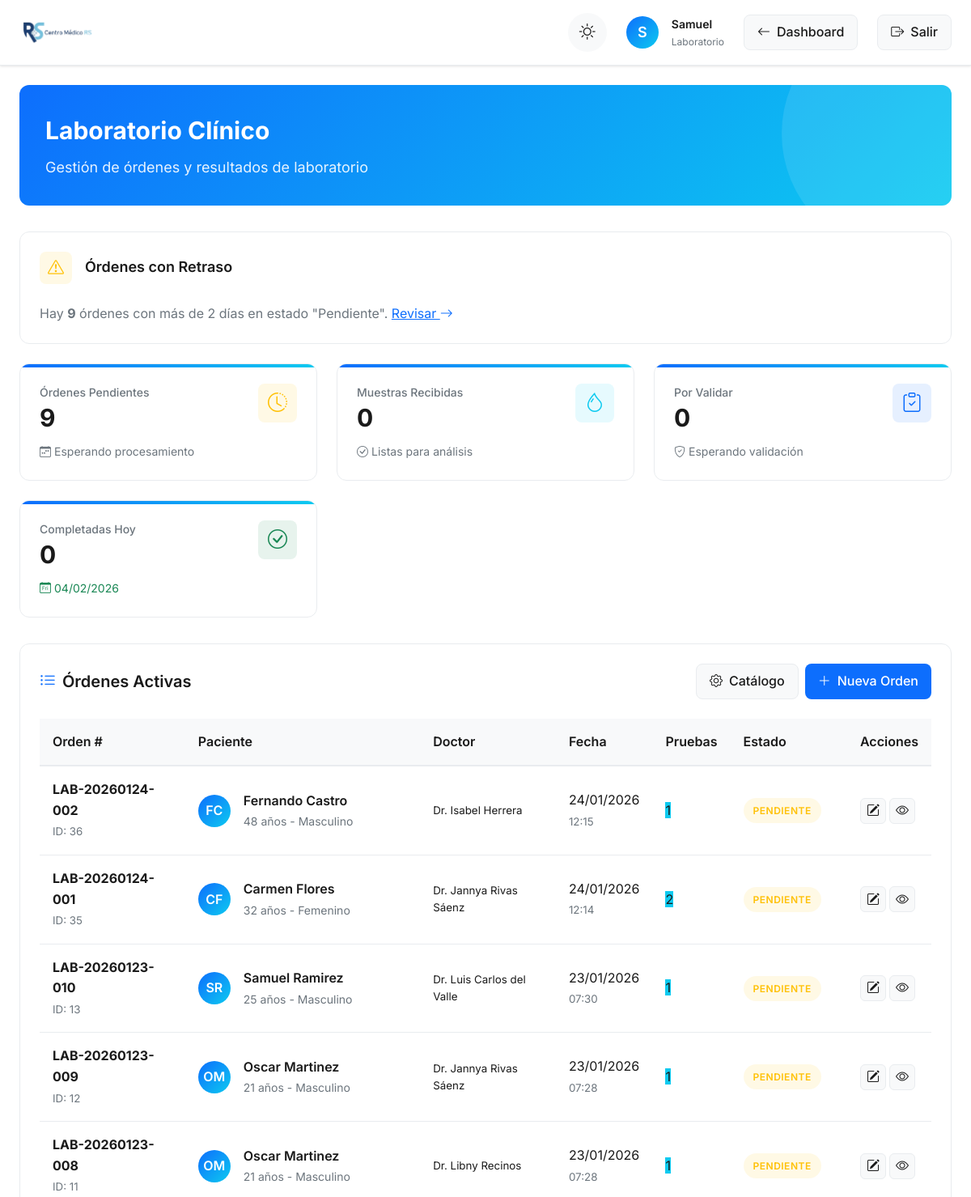
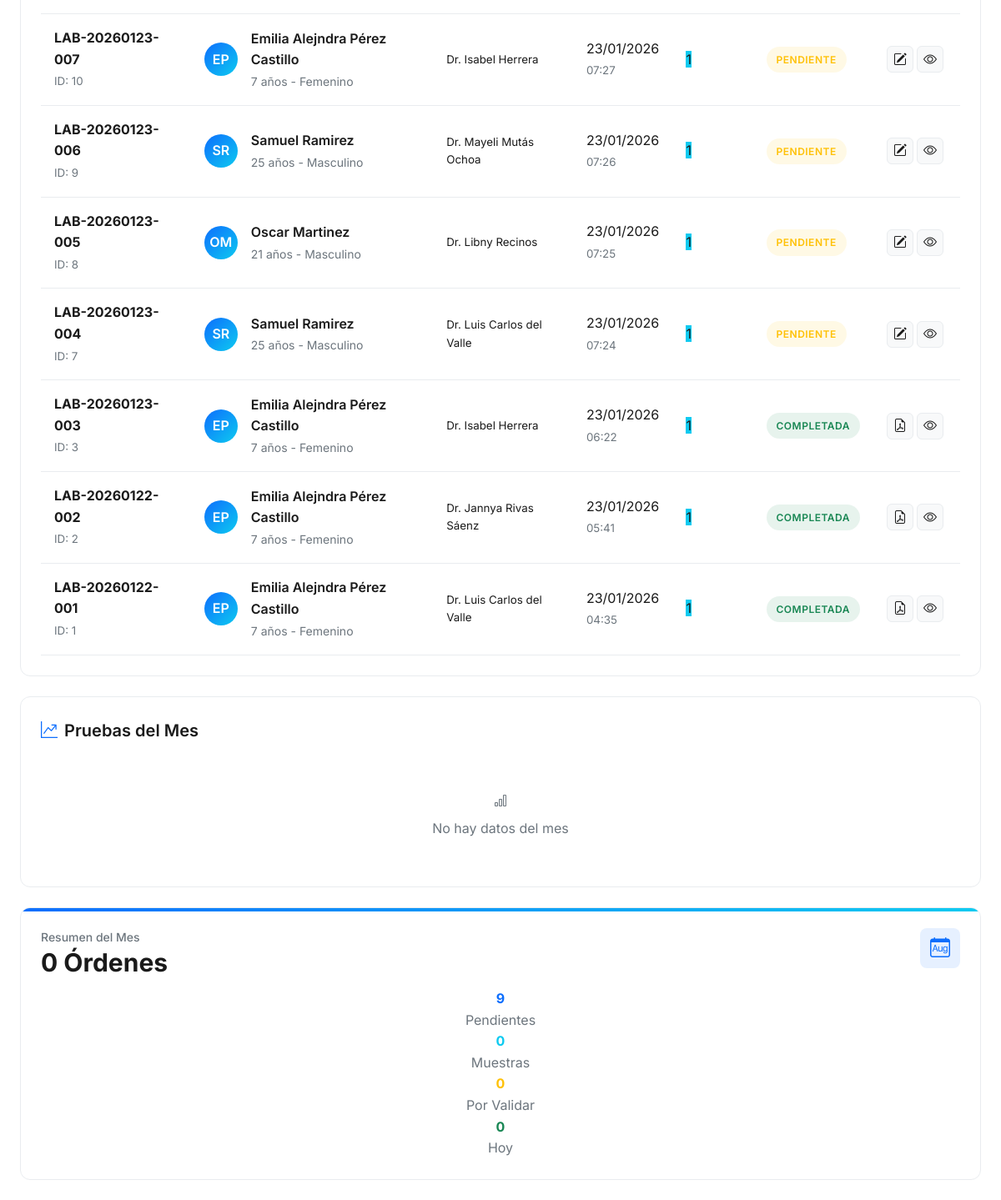
The app's page /php/laboratory/index.php (signed in) with its own data (2 pictures, top to bottom).
### tables this page shows
CREATE TABLE `ordenes_laboratorio` (
  `id_orden` int NOT NULL,
  `numero_orden` varchar(20) NOT NULL,
  `id_paciente` int NOT NULL,
  `id_doctor` int DEFAULT NULL,
  `id_encamamiento` int DEFAULT NULL COMMENT 'NULL si es paciente ambulatorio',
  `fecha_orden` datetime NOT NULL,
  `prioridad` enum('Rutina','Urgente','STAT') DEFAULT 'Rutina',
  `estado` enum('Pendiente','Muestra_Recibida','En_Proceso','Completada','Cancelada','Entregada') DEFAULT 'Pendiente',
  `diagnostico_clinico` text,
  `indicaciones_especiales` text,
  `observaciones` text,
  `creado_por` int DEFAULT NULL,
  `fecha_muestra_recibida` datetime DEFAULT NULL,
  `fecha_completada` datetime DEFAULT NULL,
  `fecha_entregada` datetime DEFAULT NULL,
  `entregado_a` varchar(255) DEFAULT NULL,
  `metodo_entrega` enum('En_Persona','Correo','WhatsApp','Sistema') DEFAULT 'En_Persona',
  `fecha_creacion` timestamp NULL DEFAULT CURRENT_TIMESTAMP,
  `fecha_actualizacion` timestamp NULL DEFAULT CURRENT_TIMESTAMP ON UPDATE CURRENT_TIMESTAMP,
  `archivo_resultados` text
);

CREATE TABLE `pacientes` (
  `id_paciente` int NOT NULL,
  `nombre` varchar(100) NOT NULL,
  `apellido` varchar(100) NOT NULL,
  `fecha_nacimiento` date NOT NULL,
  `genero` enum('Masculino','Femenino') NOT NULL,
  `direccion` varchar(255) DEFAULT NULL,
  `telefono` varchar(15) DEFAULT NULL,
  `correo` varchar(100) DEFAULT NULL,
  `fecha_registro` timestamp NULL DEFAULT CURRENT_TIMESTAMP
);

CREATE TABLE `usuarios` (
  `idUsuario` int NOT NULL,
  `usuario` varchar(255) NOT NULL,
  `password` varchar(255) NOT NULL,
  `nombre` varchar(255) NOT NULL,
  `apellido` varchar(255) NOT NULL,
  `especialidad` varchar(255) DEFAULT NULL,
  `tipoUsuario` enum('admin','doc','user','') NOT NULL,
  `clinica` varchar(255) NOT NULL,
  `telefono` varchar(255) NOT NULL,
  `email` varchar(255) NOT NULL,
  `permisos_modulos` text
);

### php/laboratory/index.php (the view, shortened to what the rows shown need)
<?php
try {
    $database = new Database();
    $conn = $database->getConnection();
    $stmt = $conn->prepare("
        SELECT ol.*,
               p.nombre, p.apellido, p.genero, p.fecha_nacimiento,
               u.nombre as doctor_nombre, u.apellido as doctor_apellido,
               COUNT(op.id_orden_prueba) as num_pruebas,
               TIMESTAMPDIFF(YEAR, p.fecha_nacimiento, CURDATE()) as edad
        FROM ordenes_laboratorio ol
        JOIN pacientes p ON ol.id_paciente = p.id_paciente
        LEFT JOIN usuarios u ON ol.id_doctor = u.idUsuario
        LEFT JOIN orden_pruebas op ON ol.id_orden = op.id_orden
        WHERE ol.estado IN ('Pendiente', 'Muestra_Recibida', 'En_Proceso', 'Completada')
        GROUP BY ol.id_orden
        ORDER BY
            CASE
                WHEN ol.estado = 'Pendiente' THEN 1
                WHEN ol.estado = 'Muestra_Recibida' THEN 2
                WHEN ol.estado = 'En_Proceso' THEN 3
                WHEN ol.estado = 'Completada' THEN 4
                ELSE 5
            END,
            ol.fecha_orden DESC
        LIMIT 20
    ");
    $stmt->execute();
    $ordenes_recientes = $stmt->fetchAll(PDO::FETCH_ASSOC);
} catch (Exception $e) {
    error_log("Error en dashboard de laboratorio: " . $e->getMessage());
    die("Error al cargar el dashboard de laboratorio. Por favor, contacte al administrador.");
}
?>
<!DOCTYPE html>
<html lang="es" data-theme="light">
<head>
    <link rel="stylesheet" href="https://cdn.jsdelivr.net/npm/bootstrap-icons@1.10.0/font/bootstrap-icons.css">
    <link rel="stylesheet" href="https://cdn.jsdelivr.net/npm/choices.js/public/assets/styles/choices.min.css">
</head>
<body>
    <div class="dashboard-container">
        <main class="main-content">
            <div class="welcome-banner animate-in">
                <h1>Laboratorio Clínico</h1>
            </div>
            <div class="row gap-4 mb-4">
                <div class="col-lg-8">
                    <section class="appointments-section animate-in delay-1">
                        <?php if (count($ordenes_recientes) > 0): ?>
                            <div class="table-responsive">
                                <table class="orders-table">
                                    <thead>
                                        <tr>
                                            <th>Orden #</th>
                                            <th>Paciente</th>
                                            <th>Doctor</th>
                                            <th>Fecha</th>
                                            <th>Pruebas</th>
                                            <th>Estado</th>
                                            <th>Acciones</th>
                                        </tr>
                                    </thead>
                                    <tbody>
                                        <?php foreach ($ordenes_recientes as $orden): ?>
                                            <?php
                                            $patient_name = htmlspecialchars($orden['nombre'] . ' ' . $orden['apellido']);
                                            $patient_initials = strtoupper(
                                                substr($orden['nombre'], 0, 1) .
                                                substr($orden['apellido'], 0, 1)
                                            );
                                            ?>
                                            <tr>
                                                <td>
                                                    <strong><?php echo htmlspecialchars($orden['numero_orden']); ?></strong>
                                                    <br>
                                                    <small class="text-muted">ID: <?php echo $orden['id_orden']; ?></small>
                                                </td>
                                                <td>
                                                    <div class="patient-cell">
                                                        <div class="patient-avatar">
                                                            <?php echo $patient_initials; ?>
                                                        </div>
                                                        <div class="patient-info">
                                                            <div class="patient-name"><?php echo $patient_name; ?></div>
                                                            <div class="patient-contact">
                                                                <?php echo $orden['edad']; ?> años -
                                                                <?php echo htmlspecialchars($orden['genero']); ?>
                                                            </div>
                                                        </div>
                                                    </div>
                                                </td>
                                                <td>
                                                    <?php if ($orden['doctor_nombre']): ?>
                                                        <small class="d-block">Dr.
                                                            <?php echo htmlspecialchars($orden['doctor_nombre'] . ' ' . $orden['doctor_apellido']); ?></small>
                                                    <?php else: ?>
                                                        <span class="text-muted">-</span>
                                                    <?php endif; ?>
                                                </td>
                                                <td>
                                                    <?php echo date('d/m/Y', strtotime($orden['fecha_orden'])); ?>
                                                    <br>
                                                    <small
                                                        class="text-muted"><?php echo date('H:i', strtotime($orden['fecha_orden'])); ?></small>
                                                </td>
                                                <td>
                                                    <span class="badge bg-info"><?php echo $orden['num_pruebas']; ?></span>
                                                </td>
                                                <td>
                                                    <?php
                                                    $estado_class = '';
                                                    $estado_text = '';
                                                    switch ($orden['estado']) {
                                                        case 'Pendiente':
                                                            $estado_class = 'pendiente';
                                                            $estado_text = 'Pendiente';
                                                            break;
                                                        case 'Completada':
                                                            $estado_class = 'completada';
                                                            $estado_text = 'Completada';
                                                            break;
                                                    }
                                                    ?>
                                                    <span class="status-badge <?php echo $estado_class; ?>">
                                                        <?php echo $estado_text; ?>
                                                    </span>
                                                </td>
                                                <td>
                                                    <div class="action-buttons">
                                                        <?php if ($orden['estado'] === 'Validada' || $orden['estado'] === 'Completada'): ?>
                                                            <a href="imprimir_resultados.php?id=<?php echo $orden['id_orden']; ?>"
                                                                class="btn-icon pdf" title="Ver Resultados PDF" target="_blank">
                                                                <i class="bi bi-file-earmark-pdf"></i>
                                                            </a>
                                                        <?php else: ?>
                                                            <a href="procesar_orden.php?id=<?php echo $orden['id_orden']; ?>"
                                                                class="btn-icon process" title="Procesar orden">
                                                                <i class="bi bi-pencil-square"></i>
                                                            </a>
                                                        <?php endif; ?>
                                                        <a href="ver_orden.php?id=<?php echo $orden['id_orden']; ?>"
                                                            class="btn-icon" title="Ver detalles">
                                                            <i class="bi bi-eye"></i>
                                                        </a>
                                                    </div>
                                                </td>
                                            </tr>
                                        <?php endforeach; ?>
                                    </tbody>
                                </table>
                            </div>
                        <?php endif; ?>
                    </section>
                </div>
            </div>
        </main>
    </div>
</body>
</html>

### records on screen
ordenes_laboratorio: numero_orden "LAB-20260124-002", id_orden "36", id_paciente.apellido "FC", id_paciente.apellido "Fernando Castro", edad "48", id_paciente.genero "Masculino", id_doctor.apellido "Isabel Herrera", fecha_orden "24/01/2026", fecha_orden "12:15", num_pruebas "1", estado "PENDIENTE"
ordenes_laboratorio: numero_orden "LAB-20260124-001", id_orden "35", id_paciente.apellido "CF", id_paciente.apellido "Carmen Flores", edad "32", id_paciente.genero "Femenino", id_doctor.apellido "Jannya Rivas Sáenz", fecha_orden "24/01/2026", fecha_orden "12:14", num_pruebas "2", estado "PENDIENTE"
ordenes_laboratorio: numero_orden "LAB-20260123-010", id_orden "13", id_paciente.apellido "SR", id_paciente.apellido "Samuel Ramirez", edad "25", id_paciente.genero "Masculino", id_doctor.apellido "Luis Carlos del Valle", fecha_orden "23/01/2026", fecha_orden "07:30", num_pruebas "1", estado "PENDIENTE"
ordenes_laboratorio: numero_orden "LAB-20260123-009", id_orden "12", id_paciente.apellido "OM", id_paciente.apellido "Oscar Martinez", edad "21", id_paciente.genero "Masculino", id_doctor.apellido "Jannya Rivas Sáenz", fecha_orden "23/01/2026", fecha_orden "07:28", num_pruebas "1", estado "PENDIENTE"
ordenes_laboratorio: numero_orden "LAB-20260123-008", id_orden "11", id_paciente.apellido "OM", id_paciente.apellido "Oscar Martinez", edad "21", id_paciente.genero "Masculino", id_doctor.apellido "Libny Recinos", fecha_orden "23/01/2026", fecha_orden "07:28", num_pruebas "1", estado "PENDIENTE"
ordenes_laboratorio: numero_orden "LAB-20260123-007", id_orden "10", id_paciente.apellido "EP", id_paciente.apellido "Emilia Alejndra Pérez Castillo", edad "7", id_paciente.genero "Femenino", id_doctor.apellido "Isabel Herrera", fecha_orden "23/01/2026", fecha_orden "07:27", num_pruebas "1", estado "PENDIENTE"
ordenes_laboratorio: numero_orden "LAB-20260123-006", id_orden "9", id_paciente.apellido "SR", id_paciente.apellido "Samuel Ramirez", edad "25", id_paciente.genero "Masculino", id_doctor.apellido "Mayeli Mutás Ochoa", fecha_orden "23/01/2026", fecha_orden "07:26", num_pruebas "1", estado "PENDIENTE"
ordenes_laboratorio: numero_orden "LAB-20260123-005", id_orden "8", id_paciente.apellido "OM", id_paciente.apellido "Oscar Martinez", edad "21", id_paciente.genero "Masculino", id_doctor.apellido "Libny Recinos", fecha_orden "23/01/2026", fecha_orden "07:25", num_pruebas "1", estado "PENDIENTE"
ordenes_laboratorio: numero_orden "LAB-20260123-004", id_orden "7", id_paciente.apellido "SR", id_paciente.apellido "Samuel Ramirez", edad "25", id_paciente.genero "Masculino", id_doctor.apellido "Luis Carlos del Valle", fecha_orden "23/01/2026", fecha_orden "07:24", num_pruebas "1", estado "PENDIENTE"
ordenes_laboratorio: numero_orden "LAB-20260123-003", id_orden "3", id_paciente.apellido "EP", id_paciente.apellido "Emilia Alejndra Pérez Castillo", edad "7", id_paciente.genero "Femenino", id_doctor.apellido "Isabel Herrera", fecha_orden "23/01/2026", fecha_orden "06:22", num_pruebas "1", estado "COMPLETADA"
ordenes_laboratorio: numero_orden "LAB-20260122-002", id_orden "2", id_paciente.apellido "EP", id_paciente.apellido "Emilia Alejndra Pérez Castillo", edad "7", id_paciente.genero "Femenino", id_doctor.apellido "Jannya Rivas Sáenz", fecha_orden "23/01/2026", fecha_orden "05:41", num_pruebas "1", estado "COMPLETADA"
ordenes_laboratorio: numero_orden "LAB-20260122-001", id_orden "1", id_paciente.apellido "EP", id_paciente.apellido "Emilia Alejndra Pérez Castillo", edad "7", id_paciente.genero "Femenino", id_doctor.apellido "Luis Carlos del Valle", fecha_orden "23/01/2026", fecha_orden "04:35", num_pruebas "1", estado "COMPLETADA"

### other values on screen
substr($user_name, 0, 1) "S"
$user_name "Samuel"
$ordenes_retrasadas "9"
$ordenes_pendientes "9"
$muestras_recibidas "0"
$pendientes_validar "0"
$completadas_hoy "0"
$ordenes_mes "0"
